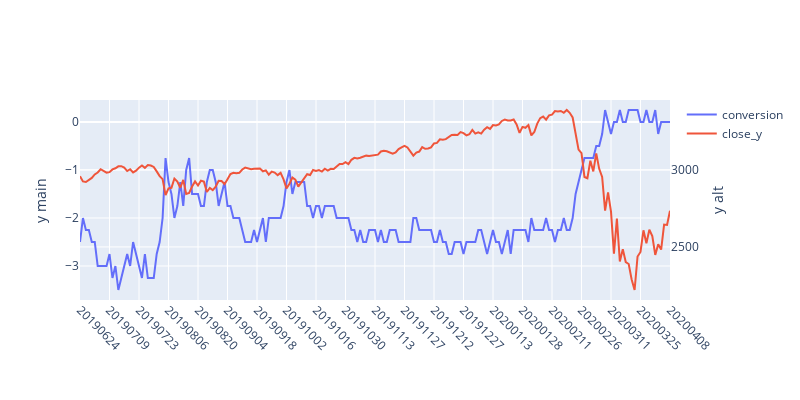

This figure's notebook cell:
### Code cell
strike = 2750
df_m20_calls = df_m20[(df_m20.strike== strike) & (df_m20.pc== 'C')][['settle_date','strike','close_x','close_y']]
df_m20_calls = df_m20_calls.rename(columns={'close_x':'callprice'})
df_m20_puts = df_m20[(df_m20.strike== strike) & (df_m20.pc== 'P')][['settle_date','strike','close_x']]
df_m20_puts = df_m20_puts.rename(columns={'close_x':'putprice'})
df_m20_both = df_m20_calls.merge(df_m20_puts,on=['settle_date','strike'],how='inner')
df_m20_both['conversion'] = df_m20_both.callprice + df_m20_both.strike - (df_m20_both.putprice + df_m20_both.close_y)
iplot(plotly_plot(df_in=df_m20_both[['settle_date','conversion','close_y']],x_column='settle_date',
                 yaxis2_cols=['close_y']))
display.display(df_m20_both)

### Figure 1 — Plotly figure (JSON) as saved in the notebook; plotly's stock layout.template omitted (floating-point values rounded to 4 significant figures; data arrays with more than 128 entries replaced by an {"elided": "..."} marker saying what was removed)
{"data": [{"name": "conversion", "type": "scatter", "x": {"elided": "201 int values"}, "y": {"elided": "201 float values"}, "yaxis": "y"}, {"name": "close_y", "type": "scatter", "x": {"elided": "201 int values"}, "y": {"elided": "201 float values"}, "yaxis": "y2"}], "layout": {"autosize": false, "height": 400, "margin": {"b": 100}, "title": {"x": 0.5, "xanchor": "center", "y": 0.9, "yanchor": "top"}, "width": 800, "xaxis": {"tickangle": 45, "ticktext": [20190624, 20190709, 20190723, 20190806, 20190820, 20190904, 20190918, 20191002, 20191016, 20191030, 20191113, 20191127, 20191212, 20191227, 20200113, 20200128, 20200211, 20200226, 20200311, 20200325, 20200408], "tickvals": [20190624, 20190709, 20190723, 20190806, 20190820, 20190904, 20190918, 20191002, 20191016, 20191030, 20191113, 20191127, 20191212, 20191227, 20200113, 20200128, 20200211, 20200226, 20200311, 20200325, 20200408], "type": "category"}, "yaxis": {"title": {"text": "y main"}}, "yaxis2": {"overlaying": "y", "side": "right", "title": {"text": "y alt"}}}}
